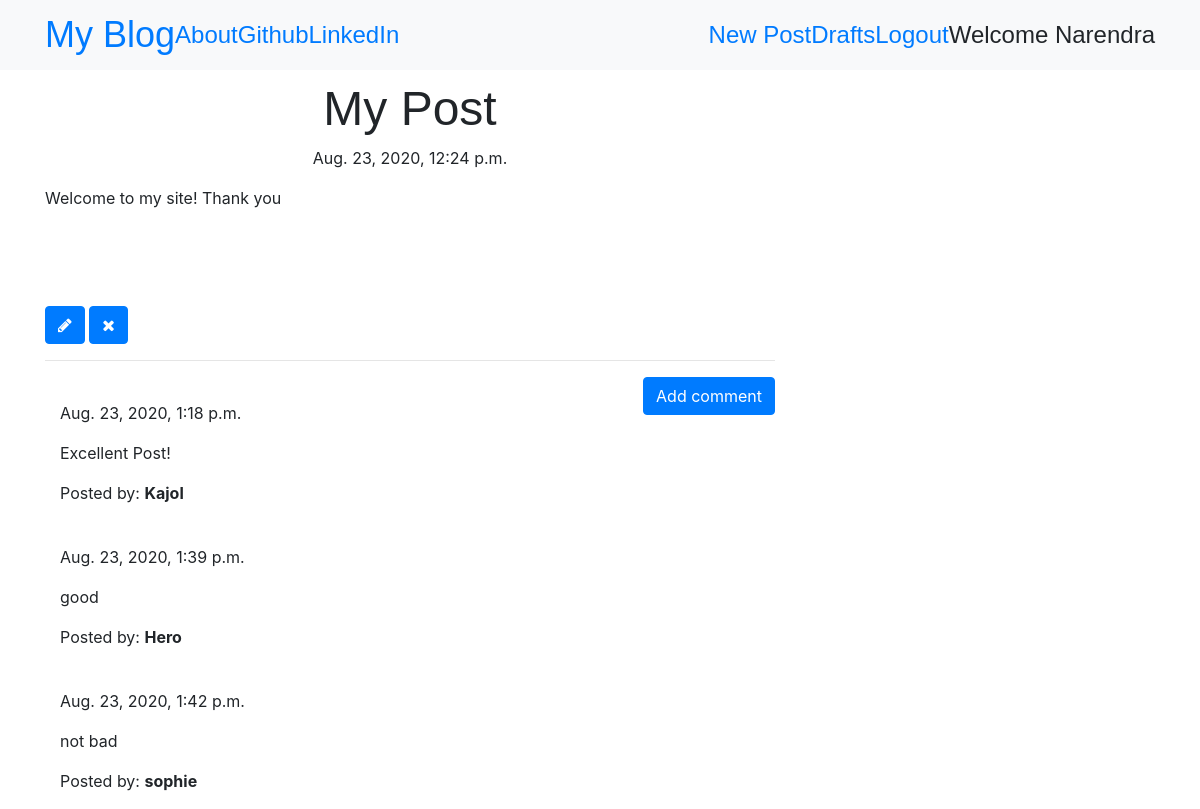
The page /post6 (signed in) on the database its author committed.
### blog/models.py (models this page shows, shortened)
class Post(models.Model):
    author=models.ForeignKey('auth.User',on_delete=models.CASCADE)
    title=models.CharField(max_length=256)
    text=models.TextField()
    create_date=models.DateTimeField(default=timezone.now)
    published_date=models.DateTimeField(blank=True,null=True)

class Comment(models.Model):
    post=models.ForeignKey('blog.Post',related_name='comments',on_delete=models.CASCADE)
    author=models.CharField(max_length=256)
    text=models.TextField()
    create_date=models.DateTimeField(default=timezone.now)
    approved_comments=models.BooleanField(default=False)

### blog/views.py (the view)
# urls.py: url(r'^post(?P<pk>\d+)$',views.PostDetailView.as_view(),name='post_detail'),
class PostDetailView(DetailView):
    model=Post

### blog/templates/blog/post_detail.html (shortened to what this page needs)
{% extends 'blog/base.html' %}
{% block content %}
        <h1 class='posttitle loader'>{{ post.title }}</h1>
        {% if post.published_date %}
            <div class="date postdate">
                {{ post.published_date }}
            </div>
        {% else %}
            <a class="btn btn-outline-dark" href="{% url 'post_publish' pk=post.pk %}">Publish</a>
        {% endif %}
      <p class='postcontent' >{{ post.text|safe|linebreaksbr }}</p>
      {% if user.is_authenticated %}
          <a class="btn btn-primary" href="{% url 'post_edit' pk=post.pk %}"><span class="fa fa-pencil"></span></a>
          <a class="btn btn-primary" href="{% url 'post_remove' pk=post.pk %}"><span class="fa fa-remove"></span></a>
      {% endif %}
  <hr>
  <a class="btn btn-primary btn-comment" href="{% url 'add_comment_to_post' pk=post.pk %}">Add comment</a>
  <div class="container">
  {% for comment in post.comments.all %}
  <br>
      {% if user.is_authenticated or comment.approved_comments %}
              {{ comment.create_date }}
          <p>{{ comment.text|safe|linebreaks }}</p>
          <p>Posted by: <strong>{{ comment.author }}</strong></p>
      {% endif %}
  {% empty %}
      <p>No comments posted.</p>
  {% endfor %}
</div>
{% endblock %}

### blog/templates/blog/base.html (shortened to what this page needs)
<!DOCTYPE html>
{% load static %}
<html>
<head>
<link rel="stylesheet" href="https://stackpath.bootstrapcdn.com/bootstrap/4.5.2/css/bootstrap.min.css">
<link rel="stylesheet" href="https://stackpath.bootstrapcdn.com/font-awesome/4.7.0/css/font-awesome.min.css">
<link rel="stylesheet" href="//cdn.jsdelivr.net/medium-editor/latest/css/medium-editor.min.css" type="text/css" media="screen" charset="utf-8">
<link rel="stylesheet" href="{% static 'css/mystyle.css' %}">
</head>
<body>
<nav class="navbar navbar-expand-lg bg-light techfont">
<div class="container">
<div class="navbar-nav align-items-center menu1">
<a class="bigbrand" href="{% url 'post_list' %}">My Blog</a>
<a  href="{% url 'about' %}">About</a>
<a  href="https://www.github.com">Github</a>
<a  href="https://www.linkedin.com">LinkedIn</a>
</div>
<div class="navbar-nav align-items-center ml-auto">
  {% if user.is_authenticated %}
<a href="{% url 'post_new' %}">New Post</a>
<a href="{% url 'post_draft_list' %}">Drafts</a>
<a href="{% url 'logout' %}">Logout</a>
<a>Welcome {{user.username|title}}</a>
  {% else %}
<a class="nav navbar-right" href="{% url 'login' %}"><span class="fa fa-user"></span></a>
  {% endif %}
</div>
</div>
</nav>
<div class="Content container">
<div class="row">
<div class="col-md-8">
<div class="blog_posts loader">
  {% block content %}
  {% endblock %}
</div>
</div>
</div>
</div>
</body>
</html>

### blog/static/css/mystyle.css (style rules this page uses)
.techfont { font-family: 'Russo One', sans-serif; font-size: 1.5em; margin-bottom: 10px; }
.postdate { text-align: center; }
.posttitle { font-family: 'Russo One', sans-serif; font-size: 3em; text-align: center; }
.postcontent { font-family: 'Montserrat'; font-size: 1.5em; }
.btn-comment { position: absolute; right: 0px; }
.bigbrand { font-size: 1.5em; }
.loader { filter:hue-rotate(0deg); color: linear-gradient(45deg,#0f8,#08f); animation:hue 5000ms infinite linear; }

### rows shown on the page
Post: title "My Post", published_date "Aug. 23, 2020, 12:24 p.m.", text "Welcome to my site! Thank you"
Comment: create_date "Aug. 23, 2020, 1:18 p.m.", text "Excellent Post!", author "Kajol"
Comment: create_date "Aug. 23, 2020, 1:39 p.m.", text "good", author "Hero"
Comment: create_date "Aug. 23, 2020, 1:42 p.m.", text "not bad", author "sophie"

### other values the page prints
{{ user.username|title }} "Narendra"
